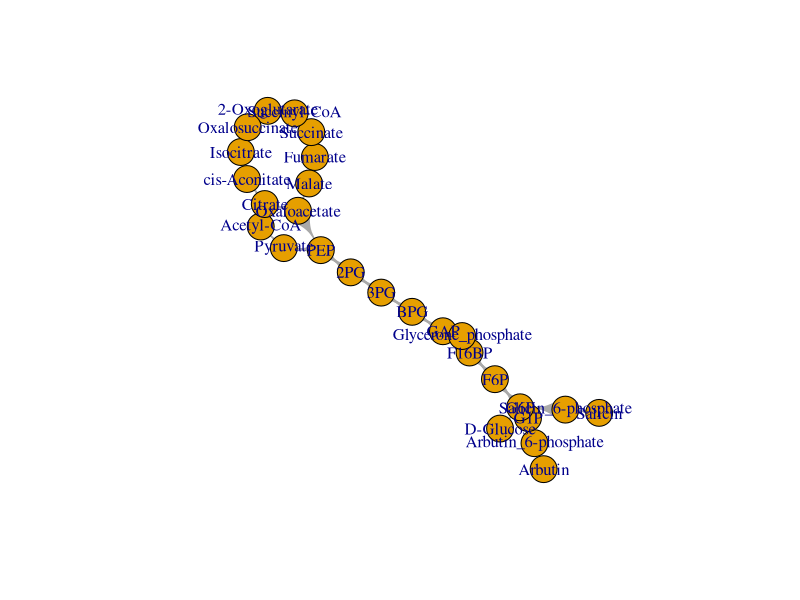
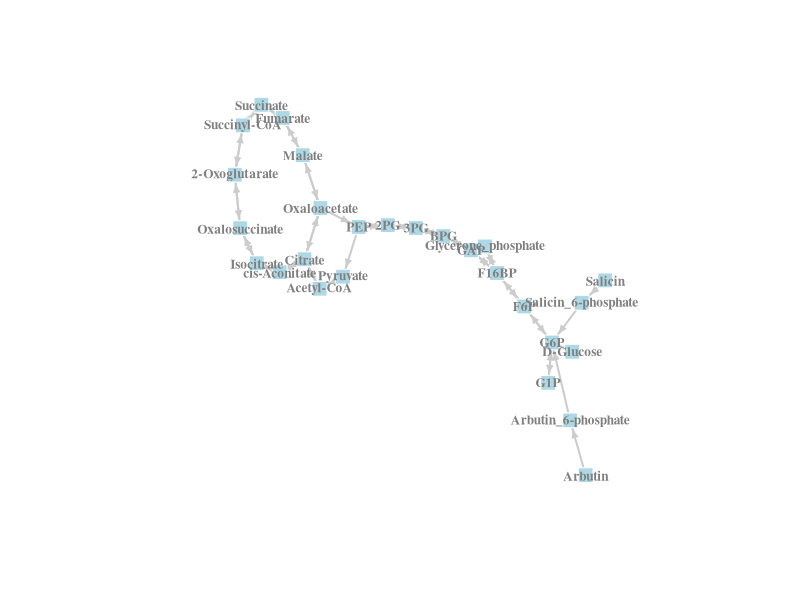
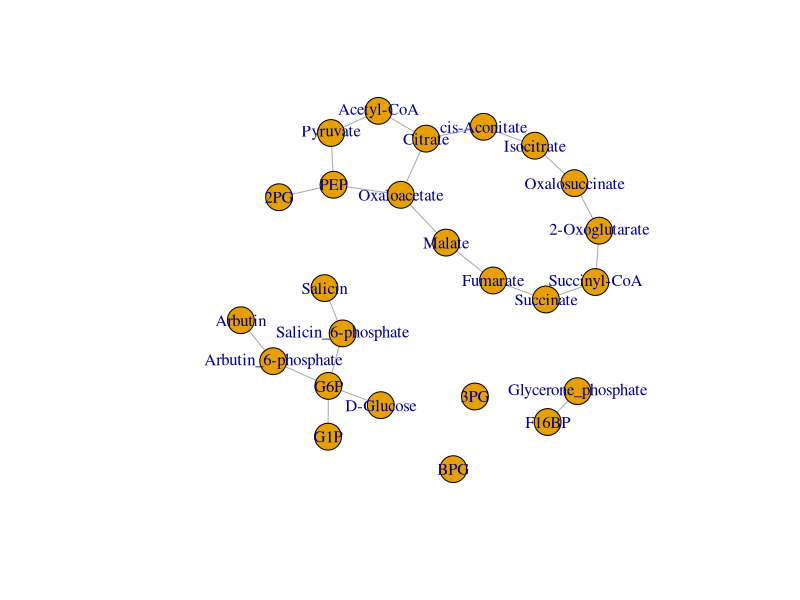
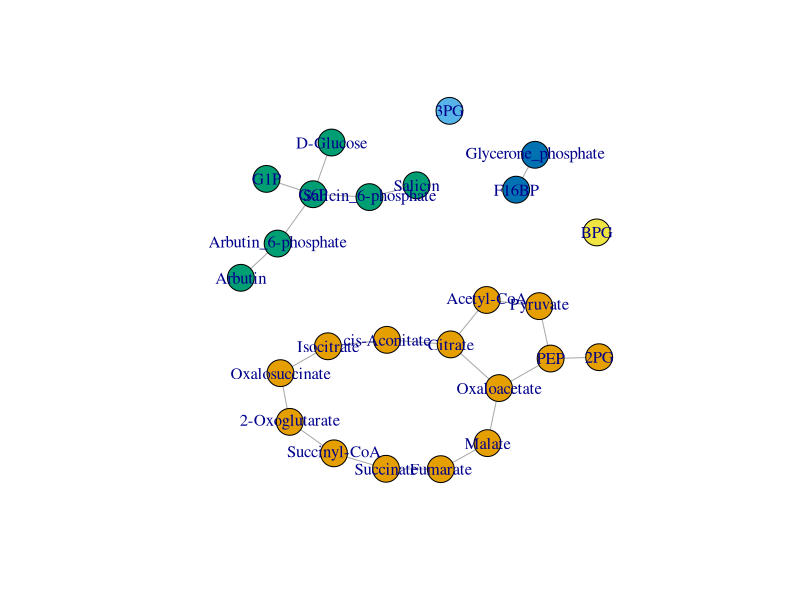
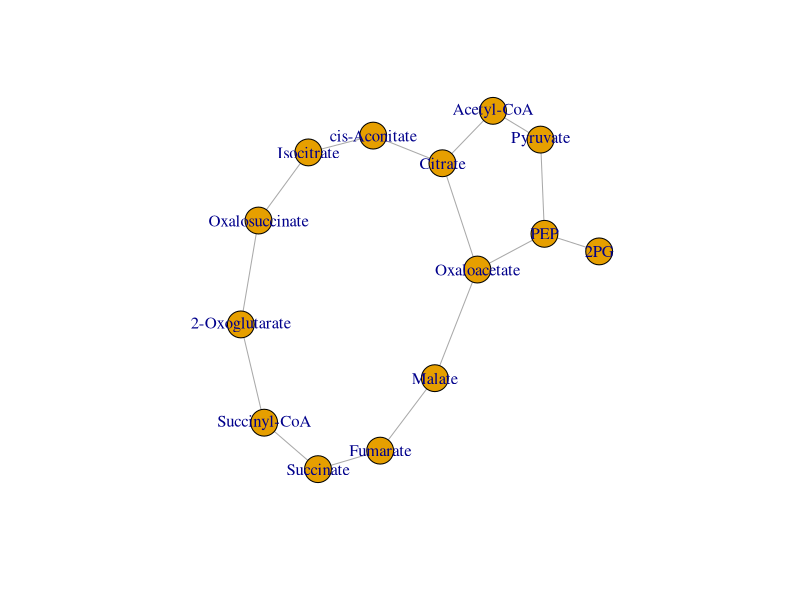

The R source for these figures, in order:
## ---- chunk 1
library(igraph)
## ---- chunk 2
d <- read.table("../data/eco_EM+TCA.txt")
## ---- chunk 3
# 有向ネットワークで読み込む
g <- graph.data.frame(d, directed=T)
# 多重エッジや自己ループを削除する。
g <- simplify(g, remove.multiple=T, remove.loops=T)
g
## ---- chunk 4
plot(g)
## ---- chunk 5
plot(g,
  vertex.size=8, #ノードの大きさ
  vertex.shape="square", #ノードの形 names(igraph:::.igraph.shapes) で使える形を確認できる
  vertex.label=V(g)$name, #ノード属性nameをノードラベルにする。
  vertex.color="lightblue",
  vertex.label.color="gray50", #ノードのラベルの色
  #ノードのラベルのスタイル 1: 普通, 2: 太字, 3: 斜体, 4: 太字斜体, 5: ギリシャ文字
  vertex.label.font=2,
  vertex.frame.color="white", #ノードの枠の色
  vertex.label.cex=0.8, #ノードラベルの文字サイズ
  edge.width=2, #エッジ属性weightをエッジの太さとする
  edge.arrow.size=0.5, # 矢印の大きさ
  edge.color="gray80", #エッジの色
  # ネットワークのレイアウト手法 help(layout,igraph)で使える手法を確認できる
  layout=layout.fruchterman.reingold #ネットワークのレイアウト手法
)
## ---- chunk 6
g <- as.undirected(g)
g
## ---- chunk 7
g <- delete_vertices(g, c("F6P", "GAP"))
## ---- chunk 8
g <- delete_edges(g, c("2PG|3PG", "3PG|BPG"))
# ネットワークの描画
plot(g)
## ---- chunk 9
cls <- clusters(g, "weak")
# 結果
cls
## ---- chunk 10
plot(g, vertex.color=cls$membership)
## ---- chunk 11
# 最大連結成分に属さないノードを削除する
g <- delete_vertices(g, subset(V(g), cls$membership!=which(cls$csize==max(cls$csize))[[1]]))
# ネットワークを描画
plot(g)
